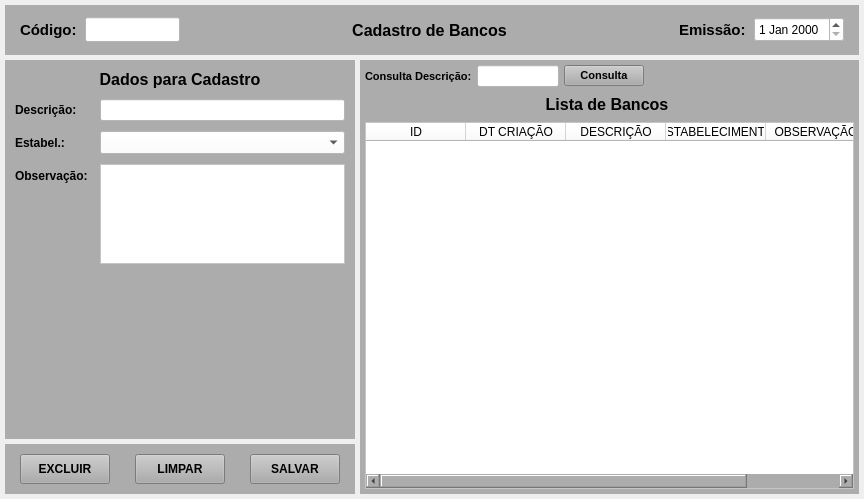
<?xml version="1.0" encoding="UTF-8"?>
<ui version="4.0">
 <class>MainWindow</class>
 <widget class="QMainWindow" name="MainWindow">
  <property name="geometry">
   <rect>
    <x>0</x>
    <y>0</y>
    <width>864</width>
    <height>499</height>
   </rect>
  </property>
  <property name="windowTitle">
   <string>Cadastro de Bancos</string>
  </property>
  <widget class="QWidget" name="centralwidget">
   <layout class="QVBoxLayout" name="verticalLayout">
    <property name="spacing">
     <number>5</number>
    </property>
    <property name="leftMargin">
     <number>5</number>
    </property>
    <property name="topMargin">
     <number>5</number>
    </property>
    <property name="rightMargin">
     <number>5</number>
    </property>
    <property name="bottomMargin">
     <number>5</number>
    </property>
    <item>
     <widget class="QWidget" name="widget" native="true">
      <property name="minimumSize">
       <size>
        <width>0</width>
        <height>50</height>
       </size>
      </property>
      <property name="maximumSize">
       <size>
        <width>16777215</width>
        <height>50</height>
       </size>
      </property>
      <property name="styleSheet">
       <string notr="true">background-color: rgb(172, 172, 172);</string>
      </property>
      <layout class="QHBoxLayout" name="horizontalLayout">
       <property name="spacing">
        <number>5</number>
       </property>
       <property name="leftMargin">
        <number>15</number>
       </property>
       <property name="topMargin">
        <number>5</number>
       </property>
       <property name="rightMargin">
        <number>15</number>
       </property>
       <property name="bottomMargin">
        <number>5</number>
       </property>
       <item>
        <widget class="QLabel" name="label_4">
         <property name="minimumSize">
          <size>
           <width>60</width>
           <height>0</height>
          </size>
         </property>
         <property name="maximumSize">
          <size>
           <width>60</width>
           <height>16777215</height>
          </size>
         </property>
         <property name="font">
          <font>
           <pointsize>11</pointsize>
           <weight>75</weight>
           <bold>true</bold>
          </font>
         </property>
         <property name="text">
          <string>Código:</string>
         </property>
         <property name="alignment">
          <set>Qt::AlignLeading|Qt::AlignLeft|Qt::AlignVCenter</set>
         </property>
        </widget>
       </item>
       <item>
        <widget class="QLineEdit" name="line_Num">
         <property name="sizePolicy">
          <sizepolicy hsizetype="Preferred" vsizetype="Preferred">
           <horstretch>0</horstretch>
           <verstretch>0</verstretch>
          </sizepolicy>
         </property>
         <property name="minimumSize">
          <size>
           <width>95</width>
           <height>25</height>
          </size>
         </property>
         <property name="maximumSize">
          <size>
           <width>95</width>
           <height>25</height>
          </size>
         </property>
         <property name="font">
          <font>
           <pointsize>9</pointsize>
          </font>
         </property>
         <property name="styleSheet">
          <string notr="true">background-color: rgb(255, 255, 255);</string>
         </property>
         <property name="inputMask">
          <string/>
         </property>
         <property name="text">
          <string/>
         </property>
         <property name="frame">
          <bool>true</bool>
         </property>
         <property name="echoMode">
          <enum>QLineEdit::Normal</enum>
         </property>
         <property name="alignment">
          <set>Qt::AlignCenter</set>
         </property>
         <property name="dragEnabled">
          <bool>false</bool>
         </property>
         <property name="placeholderText">
          <string/>
         </property>
        </widget>
       </item>
       <item>
        <widget class="QLabel" name="label_titulo">
         <property name="font">
          <font>
           <pointsize>12</pointsize>
           <weight>75</weight>
           <bold>true</bold>
          </font>
         </property>
         <property name="text">
          <string>Cadastro de Bancos</string>
         </property>
         <property name="alignment">
          <set>Qt::AlignCenter</set>
         </property>
        </widget>
       </item>
       <item>
        <widget class="QLabel" name="label">
         <property name="minimumSize">
          <size>
           <width>70</width>
           <height>0</height>
          </size>
         </property>
         <property name="maximumSize">
          <size>
           <width>70</width>
           <height>16777215</height>
          </size>
         </property>
         <property name="font">
          <font>
           <pointsize>11</pointsize>
           <weight>75</weight>
           <bold>true</bold>
          </font>
         </property>
         <property name="text">
          <string>Emissão:</string>
         </property>
        </widget>
       </item>
       <item>
        <widget class="QDateEdit" name="date_Emissao">
         <property name="sizePolicy">
          <sizepolicy hsizetype="Preferred" vsizetype="Preferred">
           <horstretch>0</horstretch>
           <verstretch>0</verstretch>
          </sizepolicy>
         </property>
         <property name="minimumSize">
          <size>
           <width>90</width>
           <height>25</height>
          </size>
         </property>
         <property name="maximumSize">
          <size>
           <width>90</width>
           <height>25</height>
          </size>
         </property>
         <property name="font">
          <font>
           <pointsize>9</pointsize>
           <weight>50</weight>
           <bold>false</bold>
          </font>
         </property>
         <property name="styleSheet">
          <string notr="true">background-color: rgb(255, 255, 255);</string>
         </property>
        </widget>
       </item>
      </layout>
     </widget>
    </item>
    <item>
     <widget class="QWidget" name="widget_2" native="true">
      <layout class="QGridLayout" name="gridLayout" columnstretch="0,0" columnminimumwidth="0,0">
       <property name="leftMargin">
        <number>0</number>
       </property>
       <property name="topMargin">
        <number>0</number>
       </property>
       <property name="rightMargin">
        <number>0</number>
       </property>
       <property name="bottomMargin">
        <number>0</number>
       </property>
       <property name="spacing">
        <number>5</number>
       </property>
       <item row="0" column="0">
        <widget class="QWidget" name="widget_3" native="true">
         <property name="minimumSize">
          <size>
           <width>350</width>
           <height>0</height>
          </size>
         </property>
         <property name="maximumSize">
          <size>
           <width>350</width>
           <height>16777215</height>
          </size>
         </property>
         <layout class="QGridLayout" name="gridLayout_2">
          <property name="leftMargin">
           <number>0</number>
          </property>
          <property name="topMargin">
           <number>0</number>
          </property>
          <property name="rightMargin">
           <number>0</number>
          </property>
          <property name="bottomMargin">
           <number>0</number>
          </property>
          <property name="horizontalSpacing">
           <number>0</number>
          </property>
          <property name="verticalSpacing">
           <number>5</number>
          </property>
          <item row="0" column="0">
           <widget class="QWidget" name="widget_5" native="true">
            <property name="cursor">
             <cursorShape>SplitVCursor</cursorShape>
            </property>
            <property name="styleSheet">
             <string notr="true">background-color: rgb(172, 172, 172);</string>
            </property>
            <layout class="QFormLayout" name="formLayout">
             <property name="horizontalSpacing">
              <number>10</number>
             </property>
             <property name="verticalSpacing">
              <number>10</number>
             </property>
             <property name="leftMargin">
              <number>10</number>
             </property>
             <property name="topMargin">
              <number>10</number>
             </property>
             <property name="rightMargin">
              <number>10</number>
             </property>
             <property name="bottomMargin">
              <number>10</number>
             </property>
             <item row="0" column="0" colspan="2">
              <widget class="QLabel" name="label_titulo_2">
               <property name="font">
                <font>
                 <pointsize>12</pointsize>
                 <weight>75</weight>
                 <bold>true</bold>
                </font>
               </property>
               <property name="text">
                <string>Dados para Cadastro</string>
               </property>
               <property name="alignment">
                <set>Qt::AlignCenter</set>
               </property>
              </widget>
             </item>
             <item row="1" column="0">
              <widget class="QLabel" name="label_24">
               <property name="font">
                <font>
                 <pointsize>9</pointsize>
                 <weight>75</weight>
                 <bold>true</bold>
                </font>
               </property>
               <property name="text">
                <string>Descrição:</string>
               </property>
               <property name="alignment">
                <set>Qt::AlignLeading|Qt::AlignLeft|Qt::AlignVCenter</set>
               </property>
              </widget>
             </item>
             <item row="1" column="1">
              <widget class="QLineEdit" name="line_Descricao">
               <property name="font">
                <font>
                 <pointsize>8</pointsize>
                </font>
               </property>
               <property name="styleSheet">
                <string notr="true">background-color: rgb(255, 255, 255);</string>
               </property>
               <property name="text">
                <string/>
               </property>
               <property name="maxLength">
                <number>45</number>
               </property>
               <property name="alignment">
                <set>Qt::AlignLeading|Qt::AlignLeft|Qt::AlignVCenter</set>
               </property>
              </widget>
             </item>
             <item row="3" column="0">
              <widget class="QLabel" name="label_28">
               <property name="font">
                <font>
                 <pointsize>9</pointsize>
                 <weight>75</weight>
                 <bold>true</bold>
                </font>
               </property>
               <property name="text">
                <string>Observação:</string>
               </property>
               <property name="alignment">
                <set>Qt::AlignLeading|Qt::AlignLeft|Qt::AlignVCenter</set>
               </property>
              </widget>
             </item>
             <item row="3" column="1">
              <widget class="QPlainTextEdit" name="plain_Obs">
               <property name="sizePolicy">
                <sizepolicy hsizetype="Preferred" vsizetype="Preferred">
                 <horstretch>0</horstretch>
                 <verstretch>0</verstretch>
                </sizepolicy>
               </property>
               <property name="minimumSize">
                <size>
                 <width>0</width>
                 <height>100</height>
                </size>
               </property>
               <property name="maximumSize">
                <size>
                 <width>16777215</width>
                 <height>100</height>
                </size>
               </property>
               <property name="styleSheet">
                <string notr="true">background-color: rgb(255, 255, 255);</string>
               </property>
              </widget>
             </item>
             <item row="2" column="0">
              <widget class="QLabel" name="label_14">
               <property name="minimumSize">
                <size>
                 <width>75</width>
                 <height>0</height>
                </size>
               </property>
               <property name="maximumSize">
                <size>
                 <width>75</width>
                 <height>16777215</height>
                </size>
               </property>
               <property name="font">
                <font>
                 <pointsize>9</pointsize>
                 <weight>75</weight>
                 <bold>true</bold>
                </font>
               </property>
               <property name="text">
                <string>Estabel.:</string>
               </property>
              </widget>
             </item>
             <item row="2" column="1">
              <widget class="QComboBox" name="combo_Estab">
               <property name="sizePolicy">
                <sizepolicy hsizetype="Preferred" vsizetype="Preferred">
                 <horstretch>0</horstretch>
                 <verstretch>0</verstretch>
                </sizepolicy>
               </property>
               <property name="minimumSize">
                <size>
                 <width>0</width>
                 <height>23</height>
                </size>
               </property>
               <property name="maximumSize">
                <size>
                 <width>16777215</width>
                 <height>23</height>
                </size>
               </property>
               <property name="font">
                <font>
                 <pointsize>8</pointsize>
                 <weight>50</weight>
                 <bold>false</bold>
                </font>
               </property>
               <property name="cursor">
                <cursorShape>ArrowCursor</cursorShape>
               </property>
               <property name="styleSheet">
                <string notr="true">background-color: rgb(255, 255, 255);</string>
               </property>
               <item>
                <property name="text">
                 <string/>
                </property>
               </item>
              </widget>
             </item>
            </layout>
           </widget>
          </item>
          <item row="1" column="0">
           <widget class="QWidget" name="widget_6" native="true">
            <property name="minimumSize">
             <size>
              <width>0</width>
              <height>50</height>
             </size>
            </property>
            <property name="maximumSize">
             <size>
              <width>16777215</width>
              <height>50</height>
             </size>
            </property>
            <property name="styleSheet">
             <string notr="true">background-color: rgb(172, 172, 172);</string>
            </property>
            <layout class="QHBoxLayout" name="horizontalLayout_2">
             <property name="spacing">
              <number>5</number>
             </property>
             <property name="leftMargin">
              <number>15</number>
             </property>
             <property name="topMargin">
              <number>5</number>
             </property>
             <property name="rightMargin">
              <number>15</number>
             </property>
             <property name="bottomMargin">
              <number>5</number>
             </property>
             <item>
              <widget class="QPushButton" name="btn_Excluir">
               <property name="sizePolicy">
                <sizepolicy hsizetype="Preferred" vsizetype="Preferred">
                 <horstretch>0</horstretch>
                 <verstretch>0</verstretch>
                </sizepolicy>
               </property>
               <property name="minimumSize">
                <size>
                 <width>90</width>
                 <height>30</height>
                </size>
               </property>
               <property name="maximumSize">
                <size>
                 <width>90</width>
                 <height>30</height>
                </size>
               </property>
               <property name="font">
                <font>
                 <pointsize>9</pointsize>
                 <weight>75</weight>
                 <bold>true</bold>
                </font>
               </property>
               <property name="cursor">
                <cursorShape>PointingHandCursor</cursorShape>
               </property>
               <property name="text">
                <string>EXCLUIR</string>
               </property>
              </widget>
             </item>
             <item>
              <widget class="QLabel" name="label_2">
               <property name="text">
                <string/>
               </property>
              </widget>
             </item>
             <item>
              <widget class="QPushButton" name="btn_Limpar">
               <property name="sizePolicy">
                <sizepolicy hsizetype="Preferred" vsizetype="Preferred">
                 <horstretch>0</horstretch>
                 <verstretch>0</verstretch>
                </sizepolicy>
               </property>
               <property name="minimumSize">
                <size>
                 <width>90</width>
                 <height>30</height>
                </size>
               </property>
               <property name="maximumSize">
                <size>
                 <width>90</width>
                 <height>30</height>
                </size>
               </property>
               <property name="font">
                <font>
                 <pointsize>9</pointsize>
                 <weight>75</weight>
                 <bold>true</bold>
                </font>
               </property>
               <property name="cursor">
                <cursorShape>PointingHandCursor</cursorShape>
               </property>
               <property name="text">
                <string>LIMPAR</string>
               </property>
              </widget>
             </item>
             <item>
              <widget class="QLabel" name="label_3">
               <property name="text">
                <string/>
               </property>
              </widget>
             </item>
             <item>
              <widget class="QPushButton" name="btn_Salvar">
               <property name="sizePolicy">
                <sizepolicy hsizetype="Preferred" vsizetype="Preferred">
                 <horstretch>0</horstretch>
                 <verstretch>0</verstretch>
                </sizepolicy>
               </property>
               <property name="minimumSize">
                <size>
                 <width>90</width>
                 <height>30</height>
                </size>
               </property>
               <property name="maximumSize">
                <size>
                 <width>90</width>
                 <height>30</height>
                </size>
               </property>
               <property name="font">
                <font>
                 <pointsize>9</pointsize>
                 <weight>75</weight>
                 <bold>true</bold>
                </font>
               </property>
               <property name="cursor">
                <cursorShape>PointingHandCursor</cursorShape>
               </property>
               <property name="text">
                <string>SALVAR</string>
               </property>
              </widget>
             </item>
            </layout>
           </widget>
          </item>
         </layout>
        </widget>
       </item>
       <item row="0" column="1">
        <widget class="QWidget" name="widget_4" native="true">
         <property name="styleSheet">
          <string notr="true">background-color: rgb(172, 172, 172);</string>
         </property>
         <layout class="QGridLayout" name="gridLayout_3">
          <property name="leftMargin">
           <number>5</number>
          </property>
          <property name="topMargin">
           <number>5</number>
          </property>
          <property name="rightMargin">
           <number>5</number>
          </property>
          <property name="bottomMargin">
           <number>5</number>
          </property>
          <property name="spacing">
           <number>5</number>
          </property>
          <item row="0" column="1">
           <widget class="QLineEdit" name="line_Consulta">
            <property name="font">
             <font>
              <pointsize>8</pointsize>
             </font>
            </property>
            <property name="styleSheet">
             <string notr="true">background-color: rgb(255, 255, 255);</string>
            </property>
            <property name="alignment">
             <set>Qt::AlignLeading|Qt::AlignLeft|Qt::AlignVCenter</set>
            </property>
           </widget>
          </item>
          <item row="2" column="0" colspan="5">
           <widget class="QTableWidget" name="table_Lista">
            <property name="sizePolicy">
             <sizepolicy hsizetype="Preferred" vsizetype="Preferred">
              <horstretch>0</horstretch>
              <verstretch>0</verstretch>
             </sizepolicy>
            </property>
            <property name="font">
             <font>
              <pointsize>7</pointsize>
             </font>
            </property>
            <property name="styleSheet">
             <string notr="true">background-color: rgb(255, 255, 255);</string>
            </property>
            <attribute name="verticalHeaderDefaultSectionSize">
             <number>0</number>
            </attribute>
            <attribute name="verticalHeaderMinimumSectionSize">
             <number>0</number>
            </attribute>
            <column>
             <property name="text">
              <string>ID</string>
             </property>
            </column>
            <column>
             <property name="text">
              <string>DT CRIAÇÃO</string>
             </property>
            </column>
            <column>
             <property name="text">
              <string>DESCRIÇÃO</string>
             </property>
            </column>
            <column>
             <property name="text">
              <string>ESTABELECIMENTO</string>
             </property>
            </column>
            <column>
             <property name="text">
              <string>OBSERVAÇÃO</string>
             </property>
            </column>
           </widget>
          </item>
          <item row="0" column="0">
           <widget class="QLabel" name="label_6">
            <property name="font">
             <font>
              <pointsize>8</pointsize>
              <weight>75</weight>
              <bold>true</bold>
             </font>
            </property>
            <property name="text">
             <string>Consulta Descrição:</string>
            </property>
            <property name="alignment">
             <set>Qt::AlignLeading|Qt::AlignLeft|Qt::AlignVCenter</set>
            </property>
           </widget>
          </item>
          <item row="0" column="3">
           <widget class="QLabel" name="label_7">
            <property name="minimumSize">
             <size>
              <width>200</width>
              <height>0</height>
             </size>
            </property>
            <property name="maximumSize">
             <size>
              <width>200</width>
              <height>16777215</height>
             </size>
            </property>
            <property name="text">
             <string/>
            </property>
           </widget>
          </item>
          <item row="0" column="2">
           <widget class="QPushButton" name="btn_Consulta">
            <property name="font">
             <font>
              <pointsize>8</pointsize>
              <weight>75</weight>
              <bold>true</bold>
             </font>
            </property>
            <property name="cursor">
             <cursorShape>PointingHandCursor</cursorShape>
            </property>
            <property name="layoutDirection">
             <enum>Qt::LeftToRight</enum>
            </property>
            <property name="autoFillBackground">
             <bool>false</bool>
            </property>
            <property name="text">
             <string>Consulta</string>
            </property>
            <property name="checkable">
             <bool>false</bool>
            </property>
            <property name="autoDefault">
             <bool>false</bool>
            </property>
            <property name="default">
             <bool>false</bool>
            </property>
            <property name="flat">
             <bool>false</bool>
            </property>
           </widget>
          </item>
          <item row="1" column="0" colspan="4">
           <widget class="QLabel" name="label_5">
            <property name="minimumSize">
             <size>
              <width>0</width>
              <height>25</height>
             </size>
            </property>
            <property name="maximumSize">
             <size>
              <width>16777215</width>
              <height>25</height>
             </size>
            </property>
            <property name="font">
             <font>
              <pointsize>12</pointsize>
              <weight>75</weight>
              <bold>true</bold>
             </font>
            </property>
            <property name="text">
             <string>Lista de Bancos</string>
            </property>
            <property name="alignment">
             <set>Qt::AlignCenter</set>
            </property>
           </widget>
          </item>
         </layout>
        </widget>
       </item>
      </layout>
     </widget>
    </item>
   </layout>
  </widget>
 </widget>
 <resources/>
 <connections/>
</ui>
